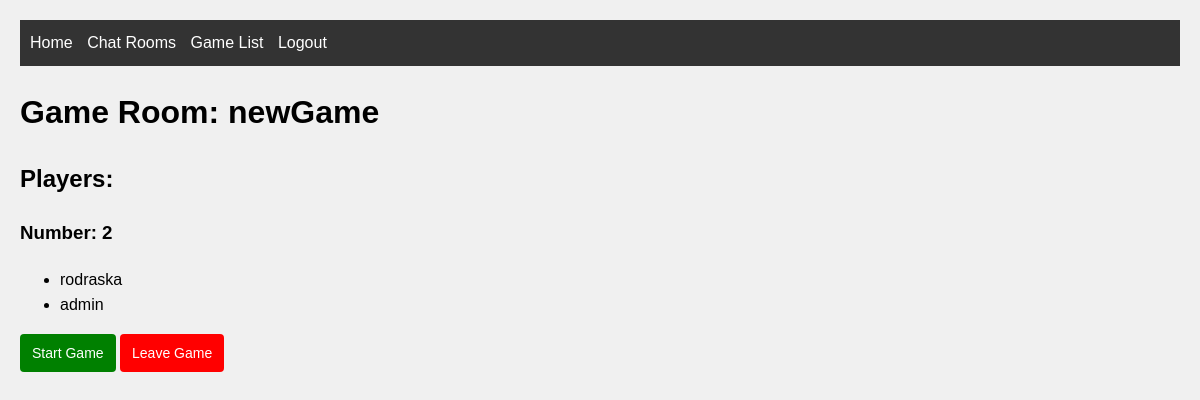
Screenshot of /games/2/ (signed in) with the database file from the repository.
### myapp/models.py (models this page shows, shortened)
class Game(models.Model):
    name = models.CharField(max_length=100)
    is_active = models.BooleanField(default=True)
    created_at = models.DateTimeField(auto_now_add=True)
    game_state = models.JSONField(default=dict)
    round = models.IntegerField(default=0)
    @property
    def number_of_players(self):
        return self.players.count()

class Player(models.Model):
    user = models.OneToOneField(User, on_delete=models.CASCADE)
    game = models.ForeignKey(Game, on_delete=models.SET_NULL, null=True, related_name='players')
    points = models.IntegerField(default=0)
    joined_at = models.DateTimeField(null=True, blank=True)
    class Meta:
        ordering = ['joined_at']
    def join_game(self, game):
        self.game = game
        self.joined_at = timezone.now()
        self.save()

### myapp/views.py (the view)
# urls.py: path('games/<int:game_id>/', views.game_room, name='game_room'),
@login_required
def game_room(request, game_id):
    game = get_object_or_404(Game, id=game_id)
    with transaction.atomic():
        player, created = Player.objects.get_or_create(user=request.user)
        if player.game != game:
            if player.game:
                player.leave_game()
            player.join_game(game)
    players = game.players.all()
    context = {
        'game': game,
        'players': players,
    }
    return render(request, 'game_room.html', context)

### myapp/templates/game_room.html (shortened to what this page needs)
{% extends 'base.html' %}
{% block content %}
    <h1>Game Room: {{ game.name }}</h1>
    <h2>Players:</h2>
    <h3>Number: <span id="number-of-players">{{ game.number_of_players }}</span></h3>
    <ul id="players-list">
        {% for player in players %}
            <li>{{ player.user.username }}</li>
        {% endfor %}
    </ul>
    <a href="{% url 'game_play' game.id %}" class="start-game-btn">Start Game</a>
    <a href="{% url 'leave_game' game.id %}" class="delete-room-btn">Leave Game</a>
{% endblock %}

### myapp/templates/base.html (style rules this page uses)
body { font-family: Arial, sans-serif; line-height: 1.6; margin: 0; padding: 20px; background-color: #f0f0f0; }
.delete-room-btn { display: inline-block; padding: 8px 12px; background-color: red; color: white; text-decoration: none; border-radius: 4px; font-size: 14px; transition: background-color 0.3s ease; }
.start-game-btn { display: inline-block; padding: 8px 12px; background-color: green; color: white; text-decoration: none; border-radius: 4px; font-size: 14px; transition: background-color 0.3s ease; }

### rows the page displays
Game: name "newGame", number_of_players "2"
Player: user.username "rodraska"
Player: user.username "admin"
